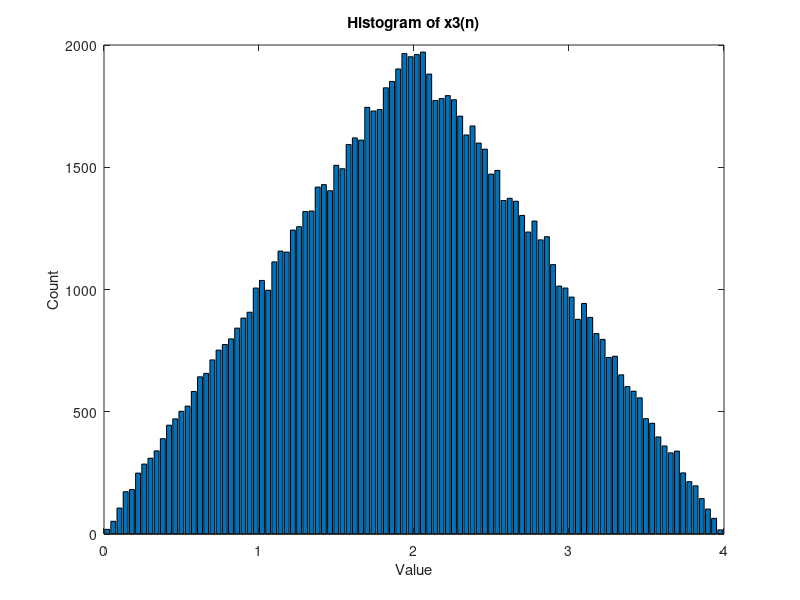

This chart was generated by the following MATLAB code:
num_samples = 100000;
x1 = 2 * rand(1, num_samples);

% Preallocate x3 with zeros and calculate x3(n) = x1(n) + x1(n-1)
x3 = zeros(1, num_samples);
for n = 2:num_samples
    x3(n) = x1(n) + x1(n-1);
end

% Calculate the histogram with 100 bins
bin = 100;
[counts_x3, bin_centers_x3] = hist(x3, bin);

% Plot the histogram using the bar function
figure(1);
bar(bin_centers_x3, counts_x3);
xlabel('Value');
ylabel('Count');
title('Histogram of x3(n)');
